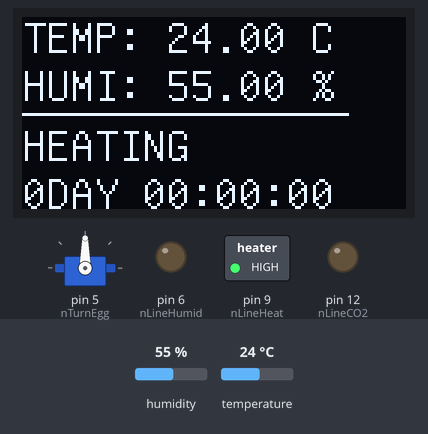
This sketch was run on a simulated Arduino Uno, built with avr-gcc and run on an emulated ATmega328P. Parts: servo, 128×64 one-colour display, switched loads named in the sketch (green lamp = pin HIGH), output pins drawn as LEDs (lit = HIGH). The test bench sets the inputs (shaded band); at power-on: temperature 24 °C, humidity 55 %. What the sketch prints to the serial monitor is not drawn.

Above: at 1.6 s.
1.7 s: temperature set to 36.7 °C
At 3.9 s:
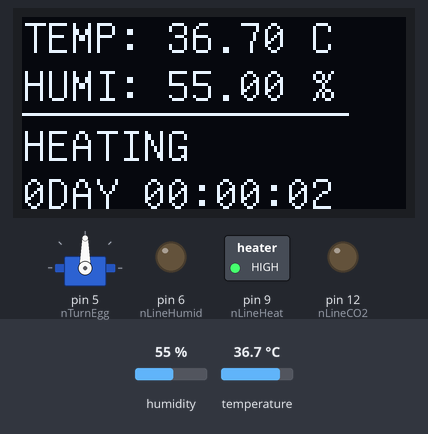
4.7 s: temperature set to 37.9 °C
At 6.5 s:
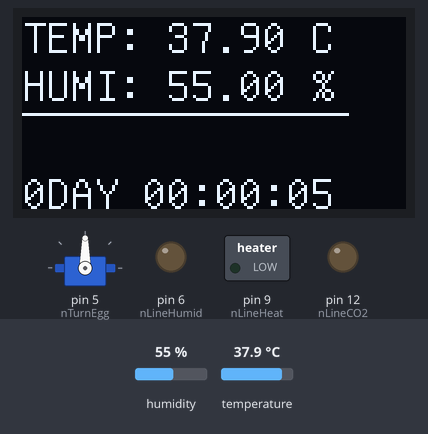
7.8 s: humidity set to 53 %
At 9.5 s:
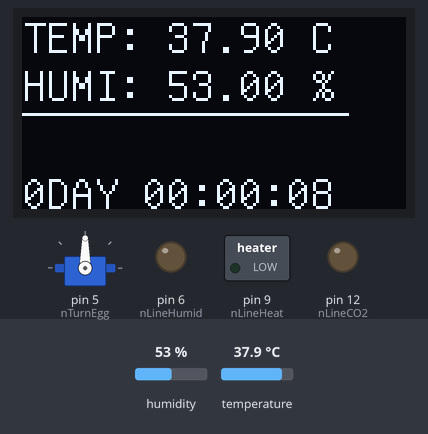
10.9 s: temperature set to 12 °C
At 12.2 s:
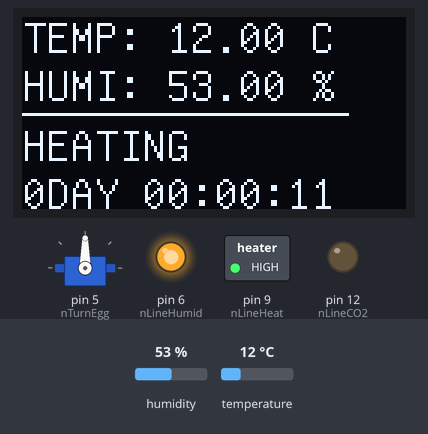
14.0 s: temperature set to 41 °C
At 15.5 s:
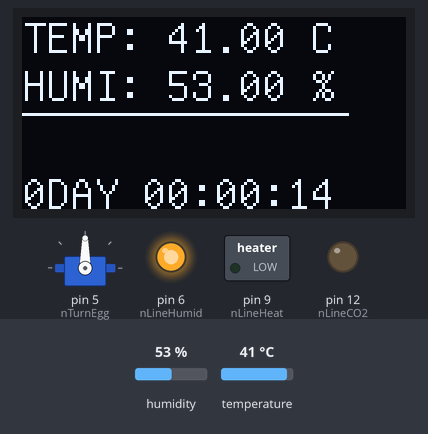
Timing chart, 0 to 16.9 s (numbered marks = the images above; inputs shaded):
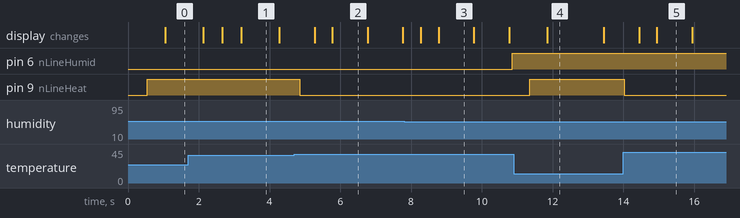

Measured:
- the behaviour switches between 37.1 and 37.2 °C on temperature (found by bisection; images 1 and 2)
- after the input at 4.7 s, pin 9 (nLineHeat): HIGH → LOW after 0.16 s; the display: first changes after 0.57 s (image 2 shows a later state)
- after the input at 7.8 s, pin 6 (nLineHumid): LOW → HIGH after 3.1 s
- after the input at 10.9 s, pin 9 (nLineHeat): LOW → HIGH after 0.46 s; the display: changes after 0.95 s (image 4)
- after the input at 14.0 s, pin 9 (nLineHeat): HIGH → LOW at once; the display: first changes after 0.44 s (image 5 shows a later state)
- what the display in image 4 shows lasts 1.7 s, from 11.8 s to 13.5 s
- what the display in image 5 shows lasts 1.0 s, from 14.9 s to 15.9 s

The sketch:

TempAdmin.ino
```cpp
//#include <SHT1x.h>
#include <EEPROM.h>
#include <Servo.h>
#include <Wire.h>
#include "U8glib.h"
#include "TempAdmin.h"
#include "DFRobot_SHT20.h"

//SHT1x sht1x(dataPin, clockPin);
DFRobot_SHT20    sht20;

void inQueue(QUEUE * pQueue,int value)
{
  pQueue->pBase[pQueue->point]=value;
  pQueue->point=++pQueue->point%6;
  //Serial.println(pQueue->point);
}

int traverseQueue(QUEUE * pQueue)
{
  int n=pQueue->point;
  int a=0,b=0,nCount=0;
  do{
    if(nCount<3){
      a+=pQueue->pBase[n];
    }
    else{
      b+=pQueue->pBase[n];
    }
    n=++n%6;
    nCount++;
  }while(n!=pQueue->point);
  return (b-a);
}

void TrunEggs(void)
{
  int nAngle=myservo1.read();
  //Serial.println(nAngle);
  //Serial.println(nDestAngle);
  if(abs(nAngle-nDestAngle)<6){
    nAngle=nDestAngle;
    myservo1.write(nAngle);
    return;
  }
  if(nDestAngle>nAngle){
    nAngle+=6;
    myservo1.write(nAngle);
    return;
  }
  else if(nDestAngle<nAngle){
    nAngle-=6;
    myservo1.write(nAngle);
    return;
  }
}

void drawSetting(void) {
  char chShowStr[100],chTemp[100];
  float fPre;
  // graphic commands to redraw the complete screen should be placed here
  u8g.setColorIndex(1);         // pixel on
  u8g.setFont(u8g_font_unifont);

  dtostrf(fSetTemp,4,2,chTemp);
  sprintf(chShowStr,"TEMP: %s C",chTemp);
  u8g.drawStr( 0, 12, chShowStr);

  u8g.drawBox( 0, 15, 128,16);
  u8g.setColorIndex(0);         // pixel on
  dtostrf(fSetTempOff,4,2,chTemp);
  sprintf(chShowStr,"TEMP OFF: %s C",chTemp);
  u8g.drawStr( 0, 28, chShowStr);

  u8g.setColorIndex(1);         // pixel on
  dtostrf(fSetHumi,4,2,chTemp);
  sprintf(chShowStr,"HUMI: %s %%",chTemp);
  u8g.drawStr( 0, 44, chShowStr);

  dtostrf(fSetHumiOff,4,2,chTemp);
  sprintf(chShowStr,"HUMI OFF: %s C",chTemp);
  u8g.drawStr( 0, 60, chShowStr);
  /*if(n_Status){
    dtostrf(fSetTemp,4,2,chTemp);
    sprintf(chShowStr,"TEMP: %s C",chTemp);
    u8g.drawStr( 0, 12, chShowStr);

    dtostrf(fSetTempOff,4,2,chTemp);
    sprintf(chShowStr,"TEMP OFF: %s C",chTemp);
    u8g.drawStr( 0, 28, chShowStr);

    dtostrf(fSetHumi,4,2,chTemp);
    sprintf(chShowStr,"HUMI: %s %%",chTemp);
    u8g.drawStr( 0, 44, chShowStr);

    dtostrf(fSetHumiOff,4,2,chTemp);
    sprintf(chShowStr,"HUMI OFF: %s C",chTemp);
    u8g.drawStr( 0, 60, chShowStr);
  }
  else{
    switch(n_SettingItem)
    {
      case 0:
        u8g.drawStr( 0, 12, "TEMP:");
        break;
      case 1:
        u8g.drawStr( 0, 28, "TEMP OFF:");
        break;
      case 2:
        u8g.drawStr( 0, 44, "HUMI:");
        break;
      case 3:
        u8g.drawStr( 0, 60, "HUMI OFF:");
        break;
    }
    dtostrf(fSetTempOff,4,2,chTemp);
    sprintf(chShowStr,"TEMP OFF: %s C",chTemp);
    u8g.drawStr( 0, 28, chShowStr);

    dtostrf(fSetHumi,4,2,chTemp);
    sprintf(chShowStr,"HUMI: %s %%",chTemp);
    u8g.drawStr( 0, 44, chShowStr);

    dtostrf(fSetHumiOff,4,2,chTemp);
    sprintf(chShowStr,"HUMI OFF: %s C",chTemp);
    u8g.drawStr( 0, 60, chShowStr);
  }*/
  //Serial.println(n_Status);
}

void draw(void)
{
  // graphic commands to redraw the complete screen should be placed here
  u8g.setFont(u8g_font_unifont);

  char chShowStr[100],chTemp[100];
  float fPre;
  dtostrf(fTemp_c,4,2,chTemp);
  sprintf(chShowStr,"TEMP: %s C",chTemp);
  u8g.drawStr( 0, 12, chShowStr);

  dtostrf(fHumidity,4,2,chTemp);
  sprintf(chShowStr,"HUMI: %s %%",chTemp);
  u8g.drawStr( 0, 28, chShowStr);

  u8g.drawLine(0,32, 108,32);
  if(digitalRead(nLineHeat)==HIGH)
    u8g.drawStr( 0, 48, "HEATING");
   else
    u8g.drawStr( 0, 48, " ");
  sprintf(chShowStr,"%ldDAY %02ld:%02ld:%02ld",nowtime/86400,(nowtime/3600)%24,(nowtime/60)%60,nowtime%60);
  //sprintf(chShowStr,"%02ld %02ld",nowtime,nowtime%60);
  u8g.drawStr( 0, 64, chShowStr);
}

void Process_Temp_Humi(void)
{
  inQueue(&queueTemp,fTemp_c*100);
  value=traverseQueue(&queueTemp);
  if(abs(value)<3){
    //温度没有变化
    if((fSetTemp-fTemp_c)>0.3){
      digitalWrite(nLineHeat,HIGH);
    }
    else{
      digitalWrite(nLineHeat,LOW);
    }
  }
  else if(value>0){
    //升温过程
    if(fTemp_c<fSetTemp-fSetTempOff){
      digitalWrite(nLineHeat,HIGH);
    }
    else{
      digitalWrite(nLineHeat,LOW);
    }
  }
  else{
    //降温过程
    if(fTemp_c<fSetTemp+fSetTempOff){
      digitalWrite(nLineHeat,HIGH);
    }
    else{
      digitalWrite(nLineHeat,LOW);
    }
  }

  inQueue(&queueHumi,fHumidity*100);
  value=traverseQueue(&queueHumi);

  if(g_un_count%20==0){
    if(abs(value)<15){
      //湿度没有变化
      if((fSetHumi-fHumidity)>5){
        digitalWrite(nLineHumid,HIGH);
        //Serial.println("code run here!");
        delaytime=currentMillis+20000;
        //digitalWrite(nLineHumid,LOW);
      }
    }
    else if(value>0){
      //加湿过程
      if(fHumidity<fSetHumi-fSetHumiOff){
        digitalWrite(nLineHumid,HIGH);
        delaytime=currentMillis+20000;
      }
    }
    else{
      //干燥过程
      if(fHumidity<fSetHumi+fSetHumiOff){
        digitalWrite(nLineHumid,HIGH);
        delaytime=currentMillis+20000;
      }
    }
  }
  g_un_count++;
}

void setup (void)
{
  Serial.begin(9600);

  pinMode(nLineHeat, OUTPUT);
  pinMode(nLineHumid, OUTPUT);
  pinMode(nTurnEgg, OUTPUT);
  pinMode(nLineCO2, OUTPUT);
  pinMode(nSwitch1, INPUT);
  pinMode(nSwitch2, INPUT);
  pinMode(nSwitch3, INPUT);

  // assign default color value
  if ( u8g.getMode() == U8G_MODE_R3G3B2 ) {
    u8g.setColorIndex(255);     // white
  }
  else if ( u8g.getMode() == U8G_MODE_GRAY2BIT ) {
    u8g.setColorIndex(3);         // max intensity
  }
  else if ( u8g.getMode() == U8G_MODE_BW ) {
    u8g.setColorIndex(1);         // pixel on
  }
  else if ( u8g.getMode() == U8G_MODE_HICOLOR ) {
    u8g.setHiColorByRGB(255,255,255);
  }
  queueTemp.point=0;
  queueHumi.point=0;
  previousMillis=0;
  previousMillis2=0;
  delay2hours=0;
  nowtime=0;

  fSetTemp=37.5;
  fSetHumi=60;
  fSetTempOff=0.3;
  fSetHumiOff=6;
  n_IsSetting=0;
  myservo1.attach(nTurnEgg);
  nAngleDirect=0;
  nDestAngle=20;
  sht20.initSHT20();
  delay(100);
  sht20.checkSHT20();
}

void loop (void) {
  //read temp and himidity loop
  currentMillis=millis(); //获取当前的系统运行时间长度

  if(currentMillis>=previousMillis+DELAY500){
    previousMillis=currentMillis;
    //fTemp_c = sht1x.readTemperatureC();    //读取当前温度
    //fHumidity = sht1x.readHumidity();      //读取湿度
    fTemp_c = sht20.readTemperature();    //读取当前温度
    fHumidity = sht20.readHumidity();      //读取当前湿度
    Serial.println(fTemp_c);
    Serial.println(fHumidity);
    if(fTemp_c>0&&fTemp_c<40){
      //TrunEggs();
      Process_Temp_Humi();
    }
    else{
      digitalWrite(nLineHeat,LOW);
      digitalWrite(nLineHumid,HIGH);
    }

    // picture loop
    u8g.firstPage();
    do {
      if(n_IsSetting)
        drawSetting();
      else
        draw();
    } while( u8g.nextPage() );
  }
  if(currentMillis-previousMillis2>=ONE_SECOND){
    previousMillis2=currentMillis;
    nowtime++;
    if(nowtime-delay1day>=259200){
      delay1day=nowtime;
      fSetTemp-=0.5;
    }
    if(nowtime-delay20second>=120){
      if(digitalRead(nLineCO2)==HIGH){
        digitalWrite(nLineCO2,LOW);
      }
    }
    if(nowtime-delay2hours>=3600){
      delay2hours=nowtime;
      delay20second=nowtime;
      digitalWrite(nLineCO2,HIGH);
      if(nAngleDirect){
        nDestAngle+=35;
        if(nDestAngle>=160){
          nDestAngle=160;
          nAngleDirect=!nAngleDirect;
        }
      }
      else{
        nDestAngle-=35;
        if(nDestAngle<=20){
          nDestAngle=20;
          nAngleDirect=!nAngleDirect;
        }
      }
    }
  }
  //delay fuction
    //Serial.println(delaytime-currentMillis);
  if(delaytime<=currentMillis){
    if(digitalRead(nLineHumid)==HIGH){
      digitalWrite(nLineHumid,LOW);
    }
  }
  n_IsSetting=0;
  n_SettingItem=1;
      //digitalWrite(nLineHumid,HIGH);
  /*if(digitalRead(nSwitch1)==HIGH){
    n_IsSetting=1;
    settingdelay=currentMillis+10000;
    n_SettingItem=++n_SettingItem&4;
  }
  if(settingdelay-currentMillis<=0){
    n_IsSetting=0;
  }*/
}
```

TempAdmin.h
```cpp
#ifndef _CPP_TEMPADMIN
#define _CPP_TEMPADMIN
typedef unsigned char      uChar8;
typedef unsigned int       uInt16;
typedef unsigned long int  uInt32;

//3，5，6，9，10，11对应Pcduino V2单板的PWM引脚
//#define dataPin 10      //温度传感器data
//#define clockPin 11	//温度传感器clock
#define nLineHeat 9	//加热引脚
#define nLineHumid 6	//加湿引脚
#define nLineCO2 12	//换气引脚
#define nLineBeep 3	//报警接线
#define nTurnEgg 5      //翻蛋接口
#define nSwitch1 4	//switch1
#define nSwitch2 7	//switch2
#define nSwitch3 8	//switch3
#define nTempConst 300  //常量温度，计算问题的时候要加上这个常量除以10
#define DELAY500 500
#define ONE_SECOND 1000

U8GLIB_SSD1306_128X64 u8g(U8G_I2C_OPT_NONE|U8G_I2C_OPT_DEV_0);	// I2C / TWI
static float fTemp_c;
static float fHumidity;
int value;
uInt32 g_un_count=0;
static unsigned long currentMillis;
static unsigned long previousMillis;
static unsigned long nowtime;
static unsigned long previousMillis2;
static unsigned long delaytime;
static unsigned long settingdelay;
static unsigned long delay2hours;
static unsigned long delay20second;
static unsigned long delay1day=0;

static float fSetTemp;
static float fSetHumi;
static float fSetTempOff;
static float fSetHumiOff;
static int n_IsSetting;
static int n_SettingItem;
static int nAngleDirect;    //舵机旋转方向
static int nDestAngle;      //舵机目标角度

Servo myservo1;

/*
 *循环队列，用数组实现
 */
//队列结构体定义
typedef struct Queue
{
    int pBase[6];    //用于动态分配内存,pBase保存数组的首地址
    int point;       //指向最后一个元素的下一结点
} QUEUE;
QUEUE queueTemp;
QUEUE queueHumi;

#endif
```
